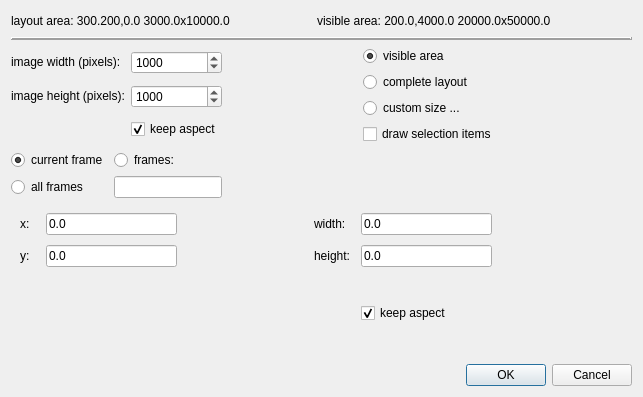
<?xml version="1.0" encoding="UTF-8"?>
<ui version="4.0">
<comment> Begin CVS Header </comment>
<comment>   $Source: /Volumes/Home/Users/shoops/cvs/copasi_dev/copasi/layoutUI/CQScreenshotDialog.ui,v $ </comment>
<comment>   $Revision: 1.2 $ </comment>
<comment>   $Name:  $ </comment>
<comment>   $Author: shoops $ </comment>
<comment>   $Date: 2011/03/07 19:29:15 $ </comment>
<comment> End CVS Header </comment>

<comment> Copyright (C) 2011 by Pedro Mendes, Virginia Tech Intellectual </comment>
<comment> Properties, Inc., University of Heidelberg, and The University </comment>
<comment> of Manchester. </comment>
<comment> All rights reserved. </comment>

 <comment> All rights reserved. </comment>
 <class>screenshot_option_dialog</class>
 <widget class="QDialog" name="screenshot_option_dialog">
  <property name="windowModality">
   <enum>Qt::ApplicationModal</enum>
  </property>
  <property name="geometry">
   <rect>
    <x>0</x>
    <y>0</y>
    <width>643</width>
    <height>397</height>
   </rect>
  </property>
  <property name="sizePolicy">
   <sizepolicy hsizetype="MinimumExpanding" vsizetype="MinimumExpanding">
    <horstretch>0</horstretch>
    <verstretch>0</verstretch>
   </sizepolicy>
  </property>
  <property name="maximumSize">
   <size>
    <width>643</width>
    <height>414</height>
   </size>
  </property>
  <property name="windowTitle">
   <string>Screenshot Settings</string>
  </property>
  <property name="sizeGripEnabled">
   <bool>false</bool>
  </property>
  <property name="modal">
   <bool>false</bool>
  </property>
  <layout class="QVBoxLayout" name="verticalLayout_3">
   <item>
    <layout class="QHBoxLayout" name="horizontalLayout_24">
     <property name="sizeConstraint">
      <enum>QLayout::SetFixedSize</enum>
     </property>
     <item>
      <widget class="QLabel" name="layout_area_label">
       <property name="sizePolicy">
        <sizepolicy hsizetype="Preferred" vsizetype="Fixed">
         <horstretch>0</horstretch>
         <verstretch>0</verstretch>
        </sizepolicy>
       </property>
       <property name="text">
        <string>layout area: 300.200,0.0 3000.0x10000.0</string>
       </property>
      </widget>
     </item>
     <item>
      <spacer name="horizontalSpacer_16">
       <property name="orientation">
        <enum>Qt::Horizontal</enum>
       </property>
       <property name="sizeHint" stdset="0">
        <size>
         <width>20</width>
         <height>20</height>
        </size>
       </property>
      </spacer>
     </item>
     <item>
      <widget class="QLabel" name="visible_area_label">
       <property name="sizePolicy">
        <sizepolicy hsizetype="Preferred" vsizetype="Fixed">
         <horstretch>0</horstretch>
         <verstretch>0</verstretch>
        </sizepolicy>
       </property>
       <property name="text">
        <string>visible area: 200.0,4000.0 20000.0x50000.0</string>
       </property>
      </widget>
     </item>
     <item>
      <spacer name="horizontalSpacer_17">
       <property name="orientation">
        <enum>Qt::Horizontal</enum>
       </property>
       <property name="sizeHint" stdset="0">
        <size>
         <width>20</width>
         <height>20</height>
        </size>
       </property>
      </spacer>
     </item>
    </layout>
   </item>
   <item>
    <widget class="Line" name="line">
     <property name="frameShadow">
      <enum>QFrame::Raised</enum>
     </property>
     <property name="lineWidth">
      <number>2</number>
     </property>
     <property name="orientation">
      <enum>Qt::Horizontal</enum>
     </property>
    </widget>
   </item>
   <item>
    <layout class="QHBoxLayout" name="horizontalLayout_2">
     <property name="sizeConstraint">
      <enum>QLayout::SetFixedSize</enum>
     </property>
     <item>
      <layout class="QGridLayout" name="gridLayout">
       <item row="0" column="0">
        <widget class="QLabel" name="image_width_label">
         <property name="sizePolicy">
          <sizepolicy hsizetype="Preferred" vsizetype="Fixed">
           <horstretch>0</horstretch>
           <verstretch>0</verstretch>
          </sizepolicy>
         </property>
         <property name="toolTip">
          <string extracomment="the x position of the area that is drawn"/>
         </property>
         <property name="text">
          <string>image width (pixels):</string>
         </property>
         <property name="buddy">
          <cstring>mpImageHeightSpinbox</cstring>
         </property>
        </widget>
       </item>
       <item row="0" column="1">
        <widget class="QSpinBox" name="mpImageWidthSpinbox">
         <property name="minimumSize">
          <size>
           <width>60</width>
           <height>0</height>
          </size>
         </property>
         <property name="minimum">
          <number>100</number>
         </property>
         <property name="maximum">
          <number>10000</number>
         </property>
         <property name="singleStep">
          <number>100</number>
         </property>
         <property name="value">
          <number>1000</number>
         </property>
        </widget>
       </item>
       <item row="1" column="0">
        <widget class="QLabel" name="image_height_label">
         <property name="sizePolicy">
          <sizepolicy hsizetype="Preferred" vsizetype="Fixed">
           <horstretch>0</horstretch>
           <verstretch>0</verstretch>
          </sizepolicy>
         </property>
         <property name="toolTip">
          <string extracomment="the y position of the area that is drawn"/>
         </property>
         <property name="text">
          <string>image height (pixels):</string>
         </property>
         <property name="buddy">
          <cstring>mpImageHeightSpinbox</cstring>
         </property>
        </widget>
       </item>
       <item row="1" column="1">
        <widget class="QSpinBox" name="mpImageHeightSpinbox">
         <property name="minimumSize">
          <size>
           <width>60</width>
           <height>0</height>
          </size>
         </property>
         <property name="minimum">
          <number>100</number>
         </property>
         <property name="maximum">
          <number>10000</number>
         </property>
         <property name="singleStep">
          <number>100</number>
         </property>
         <property name="value">
          <number>1000</number>
         </property>
        </widget>
       </item>
       <item row="2" column="1">
        <widget class="QCheckBox" name="mpKeepImageAspectCheckbox">
         <property name="toolTip">
          <string extracomment="determines if width and height aspect for the image is fixed"/>
         </property>
         <property name="text">
          <string>keep aspect</string>
         </property>
         <property name="checked">
          <bool>true</bool>
         </property>
        </widget>
       </item>
      </layout>
     </item>
     <item>
      <spacer name="horizontalSpacer_5">
       <property name="orientation">
        <enum>Qt::Horizontal</enum>
       </property>
       <property name="sizeHint" stdset="0">
        <size>
         <width>40</width>
         <height>20</height>
        </size>
       </property>
      </spacer>
     </item>
     <item>
      <layout class="QVBoxLayout" name="verticalLayout_2">
       <item>
        <layout class="QVBoxLayout" name="verticalLayout">
         <item>
          <widget class="QRadioButton" name="mpVisibleButton">
           <property name="toolTip">
            <string extracomment="if selected, the area that is currently visible will be in the screenshot"/>
           </property>
           <property name="text">
            <string>visible area</string>
           </property>
           <property name="checked">
            <bool>true</bool>
           </property>
          </widget>
         </item>
         <item>
          <widget class="QRadioButton" name="mpCompleteButton">
           <property name="toolTip">
            <string extracomment="if selected, the complete layout is drawn"/>
           </property>
           <property name="text">
            <string>complete layout</string>
           </property>
          </widget>
         </item>
         <item>
          <widget class="QRadioButton" name="mpCustomButton">
           <property name="toolTip">
            <string extracomment="the area given by the coordinates below is drawn"/>
           </property>
           <property name="text">
            <string>custom size ...</string>
           </property>
          </widget>
         </item>
        </layout>
       </item>
       <item>
        <widget class="QCheckBox" name="mpDrawSelectionCheckbox">
         <property name="toolTip">
          <string extracomment="determines if the selection is visible in the screenshot"/>
         </property>
         <property name="text">
          <string>draw selection items</string>
         </property>
         <property name="checked">
          <bool>false</bool>
         </property>
        </widget>
       </item>
      </layout>
     </item>
     <item>
      <spacer name="horizontalSpacer_15">
       <property name="orientation">
        <enum>Qt::Horizontal</enum>
       </property>
       <property name="sizeHint" stdset="0">
        <size>
         <width>40</width>
         <height>20</height>
        </size>
       </property>
      </spacer>
     </item>
    </layout>
   </item>
   <item>
    <widget class="QWidget" name="mpFramesWidget" native="true">
     <property name="enabled">
      <bool>true</bool>
     </property>
     <property name="sizePolicy">
      <sizepolicy hsizetype="Preferred" vsizetype="Fixed">
       <horstretch>0</horstretch>
       <verstretch>0</verstretch>
      </sizepolicy>
     </property>
     <layout class="QGridLayout" name="gridLayout_4">
      <property name="sizeConstraint">
       <enum>QLayout::SetFixedSize</enum>
      </property>
      <property name="margin">
       <number>0</number>
      </property>
      <item row="0" column="0">
       <widget class="QRadioButton" name="mpCurrentFrameButton">
        <property name="text">
         <string>current frame</string>
        </property>
        <property name="checked">
         <bool>true</bool>
        </property>
       </widget>
      </item>
      <item row="0" column="1">
       <widget class="QRadioButton" name="mpFramesButton">
        <property name="text">
         <string>frames:</string>
        </property>
       </widget>
      </item>
      <item row="1" column="0">
       <widget class="QRadioButton" name="mpAllFramesButton">
        <property name="text">
         <string>all frames</string>
        </property>
       </widget>
      </item>
      <item row="1" column="1">
       <widget class="QLineEdit" name="mpFramesEdit">
        <property name="enabled">
         <bool>true</bool>
        </property>
       </widget>
      </item>
     </layout>
    </widget>
   </item>
   <item>
    <widget class="QWidget" name="mpAdvancedWidget" native="true">
     <property name="enabled">
      <bool>true</bool>
     </property>
     <layout class="QGridLayout" name="gridLayout_2">
      <item row="0" column="0">
       <widget class="QLabel" name="x_label">
        <property name="sizePolicy">
         <sizepolicy hsizetype="Preferred" vsizetype="Fixed">
          <horstretch>0</horstretch>
          <verstretch>0</verstretch>
         </sizepolicy>
        </property>
        <property name="toolTip">
         <string extracomment="the x position of the area that is drawn"/>
        </property>
        <property name="text">
         <string>x:</string>
        </property>
        <property name="buddy">
         <cstring>mpXLineEdit</cstring>
        </property>
       </widget>
      </item>
      <item row="0" column="1">
       <widget class="QLineEdit" name="mpXLineEdit">
        <property name="enabled">
         <bool>true</bool>
        </property>
        <property name="text">
         <string>0.0</string>
        </property>
       </widget>
      </item>
      <item row="0" column="2">
       <spacer name="horizontalSpacer_2">
        <property name="orientation">
         <enum>Qt::Horizontal</enum>
        </property>
        <property name="sizeHint" stdset="0">
         <size>
          <width>92</width>
          <height>13</height>
         </size>
        </property>
       </spacer>
      </item>
      <item row="0" column="3">
       <widget class="QLabel" name="width_label">
        <property name="sizePolicy">
         <sizepolicy hsizetype="Preferred" vsizetype="Fixed">
          <horstretch>0</horstretch>
          <verstretch>0</verstretch>
         </sizepolicy>
        </property>
        <property name="toolTip">
         <string extracomment="the width in model coordinates of the area that is drawn"/>
        </property>
        <property name="text">
         <string>width:</string>
        </property>
        <property name="buddy">
         <cstring>mpWidthLineEdit</cstring>
        </property>
       </widget>
      </item>
      <item row="0" column="4">
       <widget class="QLineEdit" name="mpWidthLineEdit">
        <property name="enabled">
         <bool>true</bool>
        </property>
        <property name="text">
         <string>0.0</string>
        </property>
       </widget>
      </item>
      <item row="0" column="5">
       <spacer name="horizontalSpacer_18">
        <property name="orientation">
         <enum>Qt::Horizontal</enum>
        </property>
        <property name="sizeHint" stdset="0">
         <size>
          <width>92</width>
          <height>13</height>
         </size>
        </property>
       </spacer>
      </item>
      <item row="1" column="0">
       <widget class="QLabel" name="y_label">
        <property name="sizePolicy">
         <sizepolicy hsizetype="Preferred" vsizetype="Fixed">
          <horstretch>0</horstretch>
          <verstretch>0</verstretch>
         </sizepolicy>
        </property>
        <property name="toolTip">
         <string extracomment="the y position of the area that is drawn"/>
        </property>
        <property name="text">
         <string>y:</string>
        </property>
        <property name="buddy">
         <cstring>mpYLineEdit</cstring>
        </property>
       </widget>
      </item>
      <item row="1" column="1">
       <widget class="QLineEdit" name="mpYLineEdit">
        <property name="enabled">
         <bool>true</bool>
        </property>
        <property name="text">
         <string>0.0</string>
        </property>
       </widget>
      </item>
      <item row="1" column="2">
       <spacer name="horizontalSpacer">
        <property name="orientation">
         <enum>Qt::Horizontal</enum>
        </property>
        <property name="sizeHint" stdset="0">
         <size>
          <width>92</width>
          <height>30</height>
         </size>
        </property>
       </spacer>
      </item>
      <item row="1" column="3">
       <widget class="QLabel" name="height_label">
        <property name="sizePolicy">
         <sizepolicy hsizetype="Preferred" vsizetype="Fixed">
          <horstretch>0</horstretch>
          <verstretch>0</verstretch>
         </sizepolicy>
        </property>
        <property name="toolTip">
         <string extracomment="the height in model coordinates of the area that is drawn"/>
        </property>
        <property name="text">
         <string>height:</string>
        </property>
        <property name="buddy">
         <cstring>mpHeightLineEdit</cstring>
        </property>
       </widget>
      </item>
      <item row="1" column="4">
       <widget class="QLineEdit" name="mpHeightLineEdit">
        <property name="enabled">
         <bool>true</bool>
        </property>
        <property name="text">
         <string>0.0</string>
        </property>
       </widget>
      </item>
      <item row="1" column="5">
       <spacer name="horizontalSpacer_3">
        <property name="orientation">
         <enum>Qt::Horizontal</enum>
        </property>
        <property name="sizeHint" stdset="0">
         <size>
          <width>92</width>
          <height>30</height>
         </size>
        </property>
       </spacer>
      </item>
      <item row="2" column="0">
       <spacer name="verticalSpacer_4">
        <property name="orientation">
         <enum>Qt::Vertical</enum>
        </property>
        <property name="sizeHint" stdset="0">
         <size>
          <width>20</width>
          <height>22</height>
         </size>
        </property>
       </spacer>
      </item>
      <item row="2" column="1">
       <spacer name="verticalSpacer">
        <property name="orientation">
         <enum>Qt::Vertical</enum>
        </property>
        <property name="sizeHint" stdset="0">
         <size>
          <width>48</width>
          <height>22</height>
         </size>
        </property>
       </spacer>
      </item>
      <item row="2" column="2">
       <spacer name="verticalSpacer_2">
        <property name="orientation">
         <enum>Qt::Vertical</enum>
        </property>
        <property name="sizeHint" stdset="0">
         <size>
          <width>40</width>
          <height>22</height>
         </size>
        </property>
       </spacer>
      </item>
      <item row="2" column="3">
       <spacer name="verticalSpacer_5">
        <property name="orientation">
         <enum>Qt::Vertical</enum>
        </property>
        <property name="sizeHint" stdset="0">
         <size>
          <width>41</width>
          <height>22</height>
         </size>
        </property>
       </spacer>
      </item>
      <item row="2" column="4">
       <widget class="QCheckBox" name="mpKeepAreaAspectCheckbox">
        <property name="toolTip">
         <string extracomment="determines if the width and height apect ratio is fixed"/>
        </property>
        <property name="text">
         <string>keep aspect</string>
        </property>
        <property name="checked">
         <bool>true</bool>
        </property>
       </widget>
      </item>
      <item row="2" column="5">
       <spacer name="verticalSpacer_3">
        <property name="orientation">
         <enum>Qt::Vertical</enum>
        </property>
        <property name="sizeHint" stdset="0">
         <size>
          <width>40</width>
          <height>22</height>
         </size>
        </property>
       </spacer>
      </item>
     </layout>
    </widget>
   </item>
   <item>
    <widget class="QDialogButtonBox" name="buttonBox">
     <property name="orientation">
      <enum>Qt::Horizontal</enum>
     </property>
     <property name="standardButtons">
      <set>QDialogButtonBox::Cancel|QDialogButtonBox::Ok</set>
     </property>
    </widget>
   </item>
  </layout>
 </widget>
 <tabstops>
  <tabstop>buttonBox</tabstop>
  <tabstop>mpImageWidthSpinbox</tabstop>
  <tabstop>mpImageHeightSpinbox</tabstop>
  <tabstop>mpKeepImageAspectCheckbox</tabstop>
  <tabstop>mpVisibleButton</tabstop>
  <tabstop>mpCompleteButton</tabstop>
  <tabstop>mpCustomButton</tabstop>
  <tabstop>mpDrawSelectionCheckbox</tabstop>
  <tabstop>mpCurrentFrameButton</tabstop>
  <tabstop>mpAllFramesButton</tabstop>
  <tabstop>mpFramesButton</tabstop>
  <tabstop>mpFramesEdit</tabstop>
  <tabstop>mpXLineEdit</tabstop>
  <tabstop>mpYLineEdit</tabstop>
  <tabstop>mpWidthLineEdit</tabstop>
  <tabstop>mpHeightLineEdit</tabstop>
  <tabstop>mpKeepAreaAspectCheckbox</tabstop>
 </tabstops>
 <resources/>
 <connections>
  <connection>
   <sender>buttonBox</sender>
   <signal>accepted()</signal>
   <receiver>screenshot_option_dialog</receiver>
   <slot>accept()</slot>
   <hints>
    <hint type="sourcelabel">
     <x>228</x>
     <y>310</y>
    </hint>
    <hint type="destinationlabel">
     <x>157</x>
     <y>274</y>
    </hint>
   </hints>
  </connection>
  <connection>
   <sender>buttonBox</sender>
   <signal>rejected()</signal>
   <receiver>screenshot_option_dialog</receiver>
   <slot>reject()</slot>
   <hints>
    <hint type="sourcelabel">
     <x>296</x>
     <y>316</y>
    </hint>
    <hint type="destinationlabel">
     <x>286</x>
     <y>274</y>
    </hint>
   </hints>
  </connection>
 </connections>
 <slots>
  <slot>slot_custom_area_toggled(bool)</slot>
 </slots>
</ui>
